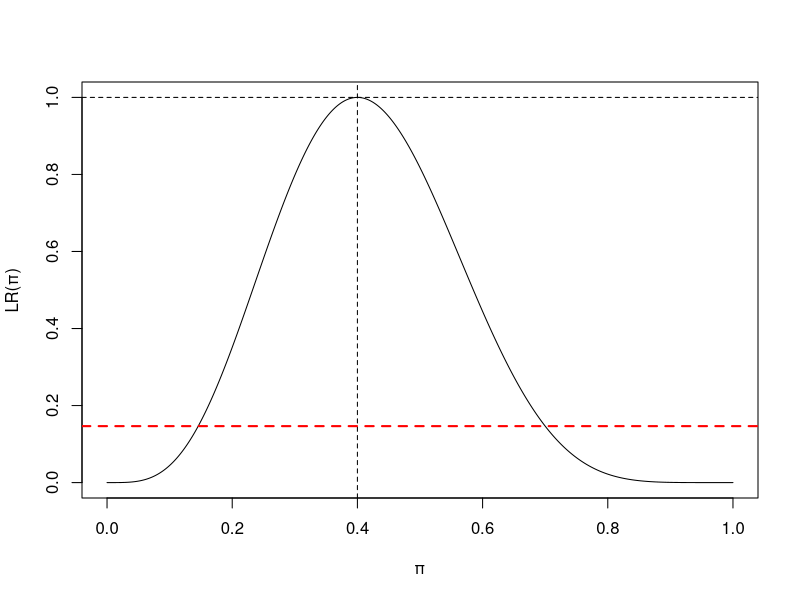
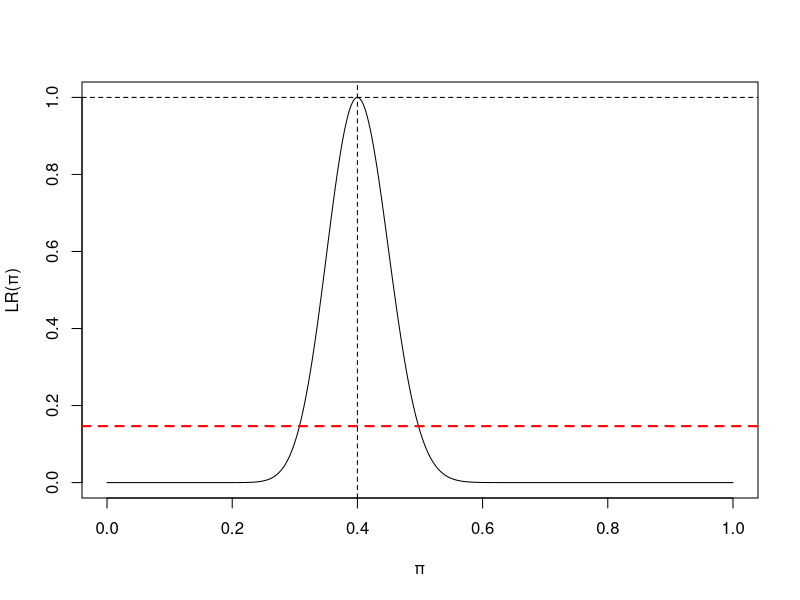
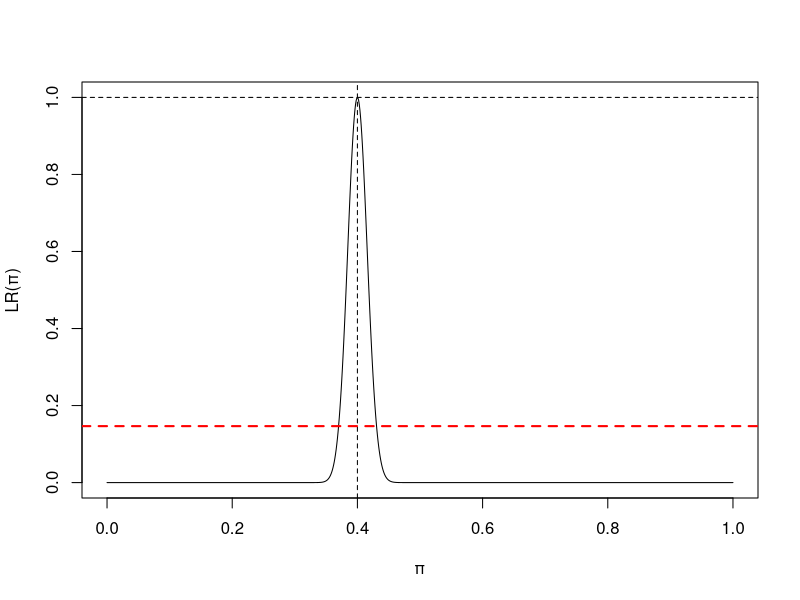

These charts were generated, in order, by the following R code:
## ---- chunk 1
x <- seq(0,1,by=0.001)
y <- (x^4)*((1-x)^6) / (0.4^4*0.6^6)
plot(x, y, type = "l", ylab = "LR(\U03C0)", xlab = "\U03C0")
abline(v=0.4, lty=2)
abline(h=1.0, lty=2)
abline(h=0.1466, lty=2, lwd = 2, col = "red")
## ---- chunk 2
x <- seq(0,1,by=0.001)
y <- (x^40)*((1-x)^60) / (0.4^40*0.6^60)
plot(x, y, type = "l", ylab = "LR(\U03C0)", xlab = "\U03C0")
abline(h=1.0, lty=2)
abline(v=0.4, lty=2)
abline(h=0.1466, lty=2, lwd = 2, col = "red")

## ---- chunk 3
x <- seq(0,1,by=0.001)
y <- (x^400)*((1-x)^600) / (0.4^400*0.6^600)
plot(x, y, type = "l", ylab = "LR(\U03C0)", xlab = "\U03C0")
abline(v=0.4, lty=2)
abline(h=1.0, lty=2)
abline(h=0.1466, lty=2, lwd = 2, col = "red")

